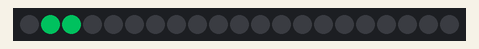
Bench run of a sketch on a simulated Arduino Nano, built with avr-gcc and run on an emulated ATmega328P. Shown: 21 RGB LEDs in strip order, left to right. Dim RGB values are drawn brighter than linear; colours are those a GRB WS2812 strip shows for the declared byte order; what the sketch prints to the serial monitor is not drawn.

Above: at 1.1 s.
At 1.67 s:
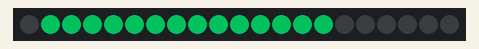
At 2.24 s:
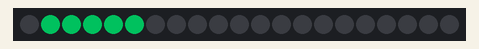

Measured:
- by itself, everything shown: repeats every 1.0 s, in 21 steps

The sketch:

Sawtooth.ino
```cpp
/* Sawtooth
 *
 * By: Andrew Tuline
 *
 * Date: February, 2018
 *
 * Creating a sawtooth pattern using millis and bpm. It runs at about 440 fps with the configuration below on an Arduino Nano.
 *
 */

#include "FastLED.h"                                          // FastLED library.

#if FASTLED_VERSION < 3001000
#error "Requires FastLED 3.1 or later; check github for latest code."
#endif

// Fixed definitions cannot change on the fly.
#define LED_DT 10                                             // Data pin to connect to the strip.
#define LED_CK 11                                             // Clock pin for WS2801 or APA102.
#define COLOR_ORDER BGR                                       // It's GRB for WS2812 and BGR for APA102.
#define LED_TYPE WS2812B                                       // Using APA102, WS2812, WS2801. Don't forget to modify LEDS.addLeds to suit.
#define NUM_LEDS 21                                           // Number of LED's.

// Global variables can be changed on the fly.
uint8_t max_bright = 128;                                     // Overall brightness.

struct CRGB leds[NUM_LEDS];                                   // Initialize our LED array.

// Palette definitions
CRGBPalette16 currentPalette = PartyColors_p;
CRGBPalette16 targetPalette = PartyColors_p;
TBlendType    currentBlending = LINEARBLEND;                  // NOBLEND or LINEARBLEND


void setup() {

  Serial.begin(115200);                                        // Initialize serial port for debugging.
  delay(1000);                                                // Delayed startup in case there's an issue on some platforms.

  // LEDS.addLeds<LED_TYPE, LED_DT, LED_CK, COLOR_ORDER>(leds, NUM_LEDS);  // Use this for WS2801 or APA102
    LEDS.addLeds<LED_TYPE, LED_DT, COLOR_ORDER>(leds, NUM_LEDS);  // Use this for WS2812

  FastLED.setBrightness(max_bright);
  FastLED.setMaxPowerInVoltsAndMilliamps(5, 500);               // FastLED Power management set at 5V, 500mA.

} // setup()


void loop () {

  Serial.println(LEDS.getFPS());
  sawtooth();
  FastLED.show();

} // loop()


void sawtooth() {

  int bpm = 60;
  int ms_per_beat = 60000/bpm;                                // 500ms per beat, where 60,000 = 60 seconds * 1000 ms
  int ms_per_led = 60000/bpm/NUM_LEDS;

  int cur_led = ((millis() % ms_per_beat) / ms_per_led)%(NUM_LEDS);     // Using millis to count up the strand, with %NUM_LEDS at the end as a safety factor.

  if (cur_led == 0)
   fill_solid(leds, NUM_LEDS, CRGB::Black);
  else
    leds[cur_led] = ColorFromPalette(currentPalette, 0, 255, currentBlending);    // I prefer to use palettes instead of CHSV or CRGB assignments.

} // sawtooth()
```
